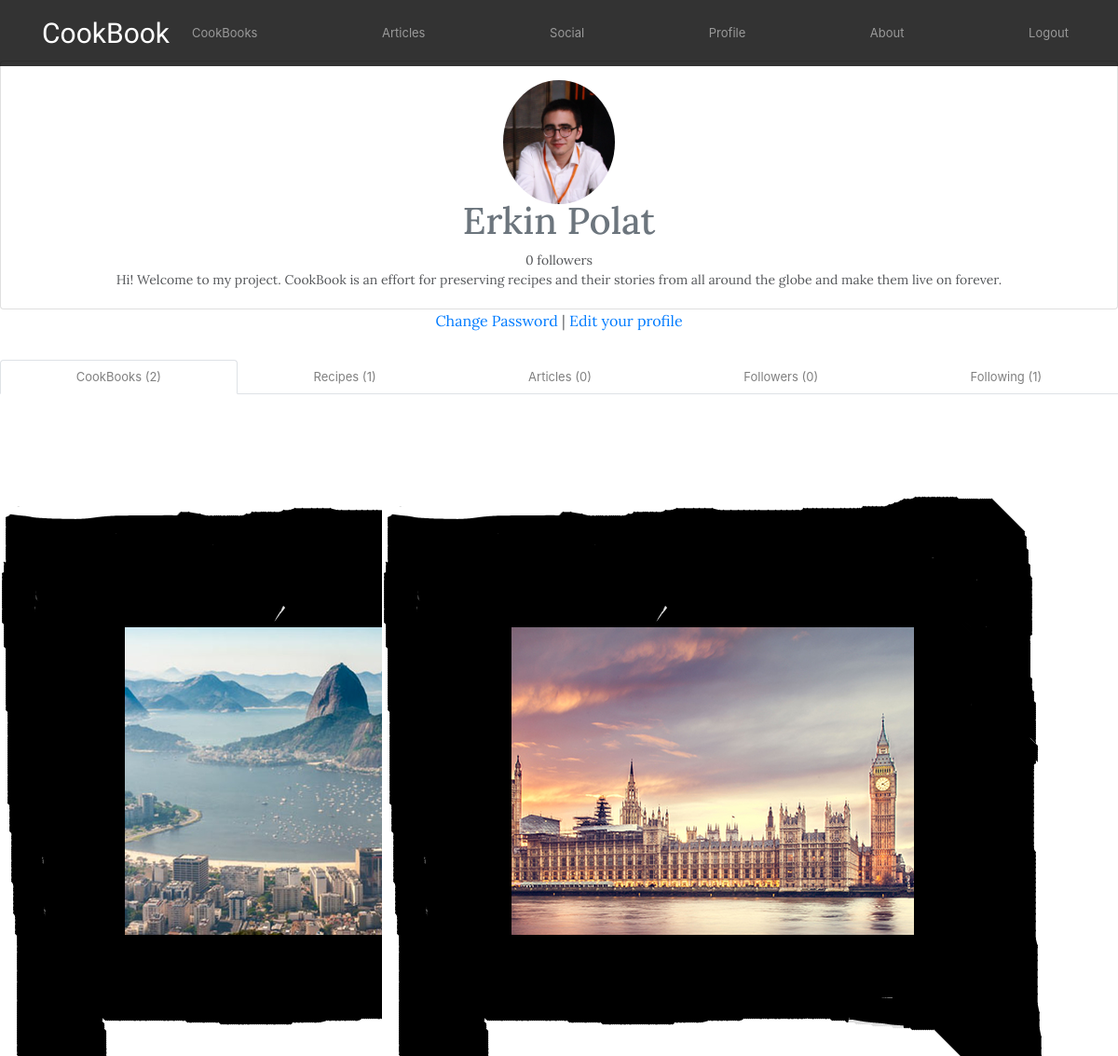
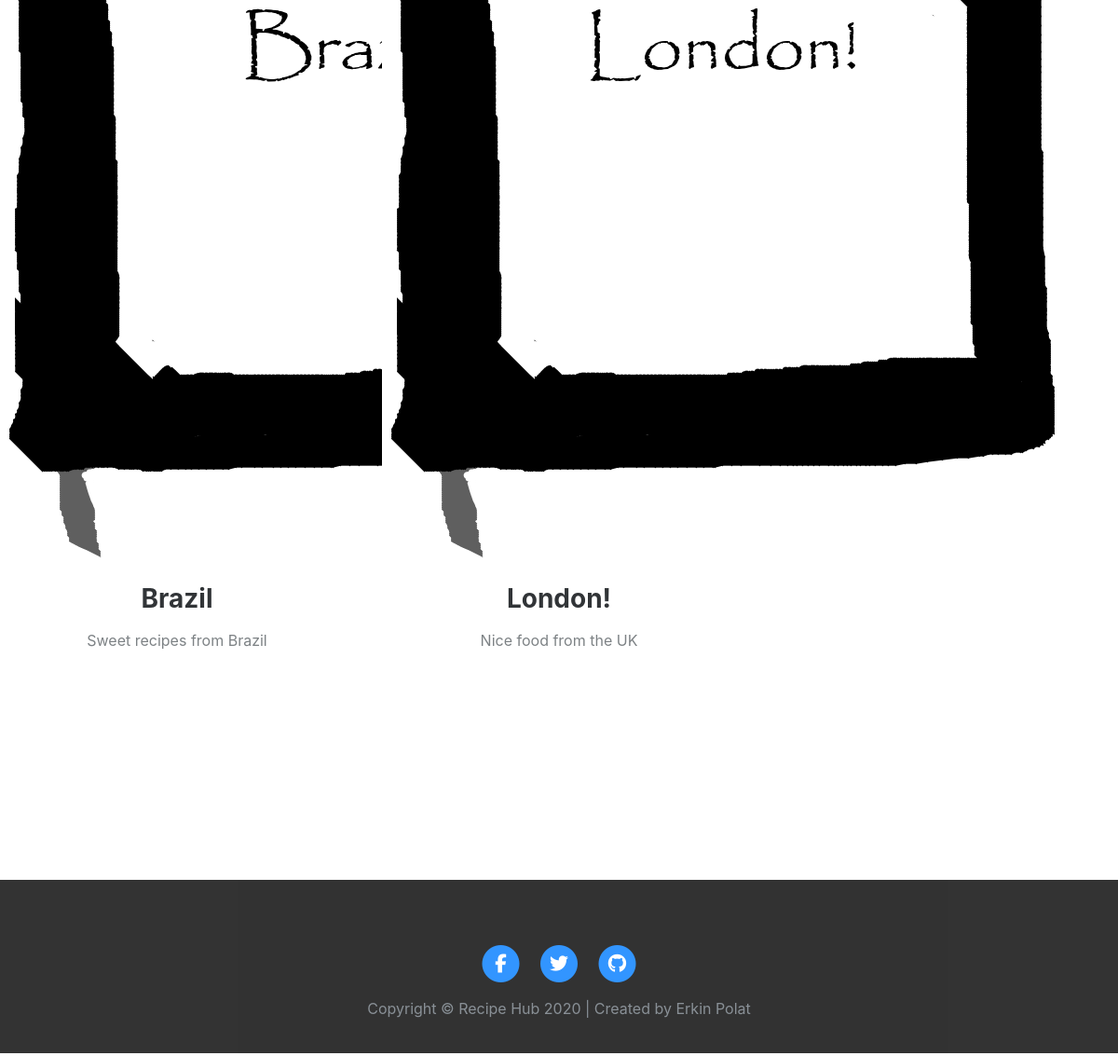
Screenshot of /account/profile/ (signed in) with the database file from the repository (2 pictures, top to bottom).
### account/models.py (models this page shows, shortened)
class Profile(models.Model):
	user = models.OneToOneField(settings.AUTH_USER_MODEL, on_delete=models.CASCADE)
	date_of_birth = models.DateField(blank=True, null=True)
	photo = models.ImageField(upload_to='users/%Y/%m/%d/', blank=True)
	followers = models.ManyToManyField(settings.AUTH_USER_MODEL, related_name='following', blank=True)
	about = models.TextField(blank = True)

### recipes/models.py (models this page shows, shortened)
class CookBook(models.Model):
	user = models.ForeignKey(settings.AUTH_USER_MODEL, related_name='cookbooks_created', on_delete=models.CASCADE)
	title = models.TextField(max_length=200)
	collaborators = models.ManyToManyField(settings.AUTH_USER_MODEL, related_name='cookbooks_collaborating', blank=True)
	picture = models.ImageField(upload_to='cookbook/pictures/%Y/%m/%d/')
	template = models.ImageField(upload_to='cookbook/created/%Y/%m/%d/', blank=True)
	description = models.TextField(blank=True)
	slug = models.SlugField(max_length=200, blank=True)
	created = models.DateField(auto_now_add=True, db_index=True)
	def get_absolute_url(self):
		return reverse('recipes:cookbook_detail', args=[self.id, self.slug])

### account/views.py (the view)
# urls.py: path('profile/', views.profile, name='profile'),
@login_required
def profile(request):
	profile = get_object_or_404(Profile, user=request.user)
	recipes = get_user_objects(user=request.user, model=Recipe)
	cookbooks = request.user.cookbooks_collaborating.all()
	articles = get_user_objects(user=request.user, model=Article)
	following = request.user.following.all()
	return render(request, 'account/profile.html', {'section': 'profile', 'cookbooks': cookbooks, 'recipes': recipes, 'articles': articles, 'following': following})

### account/views.py (called while the page is built)
def get_user_objects(user, model):
	try:
		objects = get_list_or_404(model, user=user)
	except:
		objects = []
	return objects

### recipes/models.py (called while the page is built)
	def get_absolute_url(self):
		return reverse('recipes:detail', args=[self.id, self.slug])

### account/templates/account/profile.html (shortened to what this page needs)
{% extends "base.html" %}
{% load thumbnail %}
{% block content %}
	<div class="article-dual-column">
		<div class="card">
		    <div class="card-body text-center"><img class="rounded-circle" src="{{ request.user.profile.photo.url }}" style="width: 120px;" />
		        <h1 class="text-muted card-subtitle mb-2">{{ request.user.first_name|title }} {% if request.user.profile.photo %} {{ request.user.last_name|title }} {% endif %}</h1>
        		{% with total_followers=request.user.profile.followers.count followers=request.user.profile.followers.all %}
                	<span class="count">
                		<span class="total">{{ total_followers }}</span>
                		follower{{ total_followers|pluralize }}
                	</span>
        		{% endwith %}
		        {% if user.profile.about %}
		        	<p class="card-text">{{ user.profile.about }}</p>
		        {% endif %}
		    </div>
		</div>
		<div class="intro text-center">
			<a class="text-center" href="{% url 'password_change' %}">Change Password</a>
			|
			<a class="text-center" href="{% url 'edit' %}">Edit your profile</a>
		</div>
	</div>
	<div class="projects-clean">
	    <ul class="nav nav-tabs nav-fill text-center">
	        <li class="nav-item"><a class="nav-link text-black-50 active" role="tab" data-toggle="tab" href="#tab-1">CookBooks ({{ cookbooks|length }})</a></li>
	        <li class="nav-item"><a class="nav-link text-black-50" role="tab" data-toggle="tab" href="#tab-2">Recipes ({{ recipes|length }})</a></li>
	        <li class="nav-item"><a class="nav-link text-black-50" role="tab" data-toggle="tab" href="#tab-3">Articles ({{ articles|length }})</a></li>
	        <li class="nav-item"><a class="nav-link text-black-50" role="tab" data-toggle="tab" href="#tab-4">Followers ({{ request.user.profile.followers.count }})</a></li>
	        <li class="nav-item"><a class="nav-link text-black-50" role="tab" data-toggle="tab" href="#tab-5">Following ({{ following|length }})</a></li>
	    </ul>
	    <div class="tab-content" style="padding-top: 50px">
	        <div class="tab-pane active" role="tabpanel" id="tab-1">
	            <div class="row projects">
	                {% for cookbook in cookbooks %}
	                    <div class="col-sm-6 col-lg-4 item" data-href="{{ cookbook.get_absolute_url }}">
	                        <a href="{{ cookbook.get_absolute_url }}">
	                            {% thumbnail cookbook.template 200x0 crop="smart" as im %}
	                            <a href="{{ cookbook.get_absolute_url }}">
	                                <img src="{{ im.url }}">
	                            </a>
	                        </a>
	                        <h3 class="name"><a href="{{ cookbook.get_absolute_url }}" style="text-decoration: none; color:inherit;">{{ cookbook.title }}</a></h3>
	                        <p class="description">{{ cookbook.description|safe|truncatewords:30|linebreaks }}</p>
	                    </div>
	                {% endfor %}
	            </div>
	        </div>
	    </div>
	</div>
{% endblock %}

### account/templates/base.html (shortened to what this page needs)
{% load static %}
<!DOCTYPE html>
<html>
<head>
    <link rel="stylesheet" href="{% static 'assets/bootstrap/css/bootstrap.min.css' %}">
    <link rel="stylesheet" href="{% static 'assets/fonts/font-awesome.min.css' %}">
    <link rel="stylesheet" href="https://cdnjs.cloudflare.com/ajax/libs/lightbox2/2.8.2/css/lightbox.min.css">
    <link rel="stylesheet" href="{% static 'assets/css/Lightbox-Gallery.css' %}">
    <link rel="stylesheet" href="{% static 'assets/css/styles.css' %}">
    <link rel="stylesheet" href="{% static 'assets/css/Projects-Clean.css' %}">
    <link rel="stylesheet" href="{% static 'assets/css/Article-Dual-Column.css' %}">
</head>
<body>
    <nav class="navbar navbar-dark navbar-expand-md fixed-top bg-dark">
        <div class="container"><a class="navbar-brand brand-logo" href="/recipes/welcome/" style="font-family: Basic, sans-serif;font-size: 30px;">CookBook</a>
            <div
                class="collapse navbar-collapse" id="navcol-1">
                <ul class="nav navbar-nav flex-grow-1 justify-content-between">
                    <li class="nav-item" role="presentation"><a class="nav-link" href="{% url 'recipes:cookbook_list' %}">CookBooks</a></li>
                    <li class="nav-item" role="presentation"><a class="nav-link" href="{% url 'recipes:articles' %}">Articles</a></li>
                    <li class="nav-item" role="presentation"><a class="nav-link" href="{% url 'chat:messages' %}">Social</a></li>
                    <li class="nav-item" role="presentation"><a class="nav-link" href="{% url 'profile' %}">Profile</a></li>
                    <li class="nav-item" role="presentation"><a class="nav-link" href="{% url 'recipes:about' %}">About</a></li>
                    <li class="nav-item" role="presentation">
                    	{% if request.user.is_authenticated %}
							<a class="nav-link" href="{% url 'logout' %}">Logout</a>
						{% else %}
							<a class="nav-link" href="{% url 'login' %}">Login</a>
						{% endif %}
					</li>
                </ul>
            </div>
        </div>
    </nav>
    <div class="wrapper">
    	{% block content %}
		{% endblock %}
    </div>
    <div class="push"></div>
    <div class="footer">
        <footer id="footerpad">
            <div class="container">
                <div class="row">
                    <div class="col-md-6 col-lg-8 mx-auto">
                        <ul class="list-inline text-center">
                            <li class="list-inline-item"><a href="https://www.facebook.com/cbkproject/?ref=page_internal"><span class="fa-stack fa-lg"><i class="fa fa-circle fa-stack-2x"></i><i class="fa fa-facebook fa-stack-1x fa-inverse"></i></span></a></li>
                            <li class="list-inline-item"><a href="#"><span class="fa-stack fa-lg"><i class="fa fa-circle fa-stack-2x"></i><i class="fa fa-twitter fa-stack-1x fa-inverse"></i></span></a></li>
                            <li class="list-inline-item"><a href="https://github.com/lecookbook"><span class="fa-stack fa-lg"><i class="fa fa-circle fa-stack-2x"></i><i class="fa fa-github fa-stack-1x fa-inverse"></i></span></a></li>
                        </ul><p class="copyright text-muted text-center">Copyright &copy; Recipe Hub 2020 | Created by Erkin Polat</p></div>
                </div>
            </div>
        </footer>
    </div>
</body>
</html>

### account/static/assets/css/styles.css (style rules this page uses)
html, body { height: 100%; }
.navbar.navbar-dark.navbar-expand-md.fixed-top.bg-dark { background-color: #000!important; opacity: 0.8; }
.nav-link { color: #fff; font-size: 13px; }
.navbar-brand.brand-logo { font-size: 25px; }
body { padding-top: 65px; }
#footerpad { padding-top: 70px; padding-bottom: 20px; background-color: #000000; opacity: 0.8; }
.wrapper { min-height: 100%; height: auto !important; height: 100%; margin: 0 auto -189px; padding-bottom: 189px; }
.footer, .push { height: 189px; }

### account/static/assets/css/Projects-Clean.css (style rules this page uses)
.projects-clean { color: #313437; background-color: #fff; }
.projects-clean p { color: #7d8285; }
.projects-clean .projects { padding-bottom: 40px; }
.projects-clean .item { text-align: center; padding-top: 50px; min-height: 425px; }
.projects-clean .item .name { font-weight: bold; margin-top: 28px; margin-bottom: 8px; color: inherit; }
.projects-clean .item .description { font-size: 15px; margin-top: 15px; margin-bottom: 0; }

### account/static/assets/css/Article-Dual-Column.css (style rules this page uses)
.article-dual-column { color: #56585b; background-color: #fff; font-family: 'Lora', serif; font-size: 14px; }
.article-dual-column .intro { font-size: 16px; margin: 0 auto 30px; }

### rows the page displays
CookBook: shows a picture, title "Brazil", description "Sweet recipes from Brazil"
CookBook: shows a picture, title "London!", description "Nice food from the UK"

### other values shown
{{ request.user.first_name|title }} "Erkin"
{{ request.user.last_name|title }} "Polat"
{{ total_followers }} "0"
{{ user.profile.about }} "Hi! Welcome to my project. CookBook is an effort for preserving recipes and their stories from all around the globe and make them live on forever."
{{ cookbooks|length }} "2"
{{ recipes|length }} "1"
{{ articles|length }} "0"
{{ request.user.profile.followers.count }} "0"
{{ following|length }} "1"
